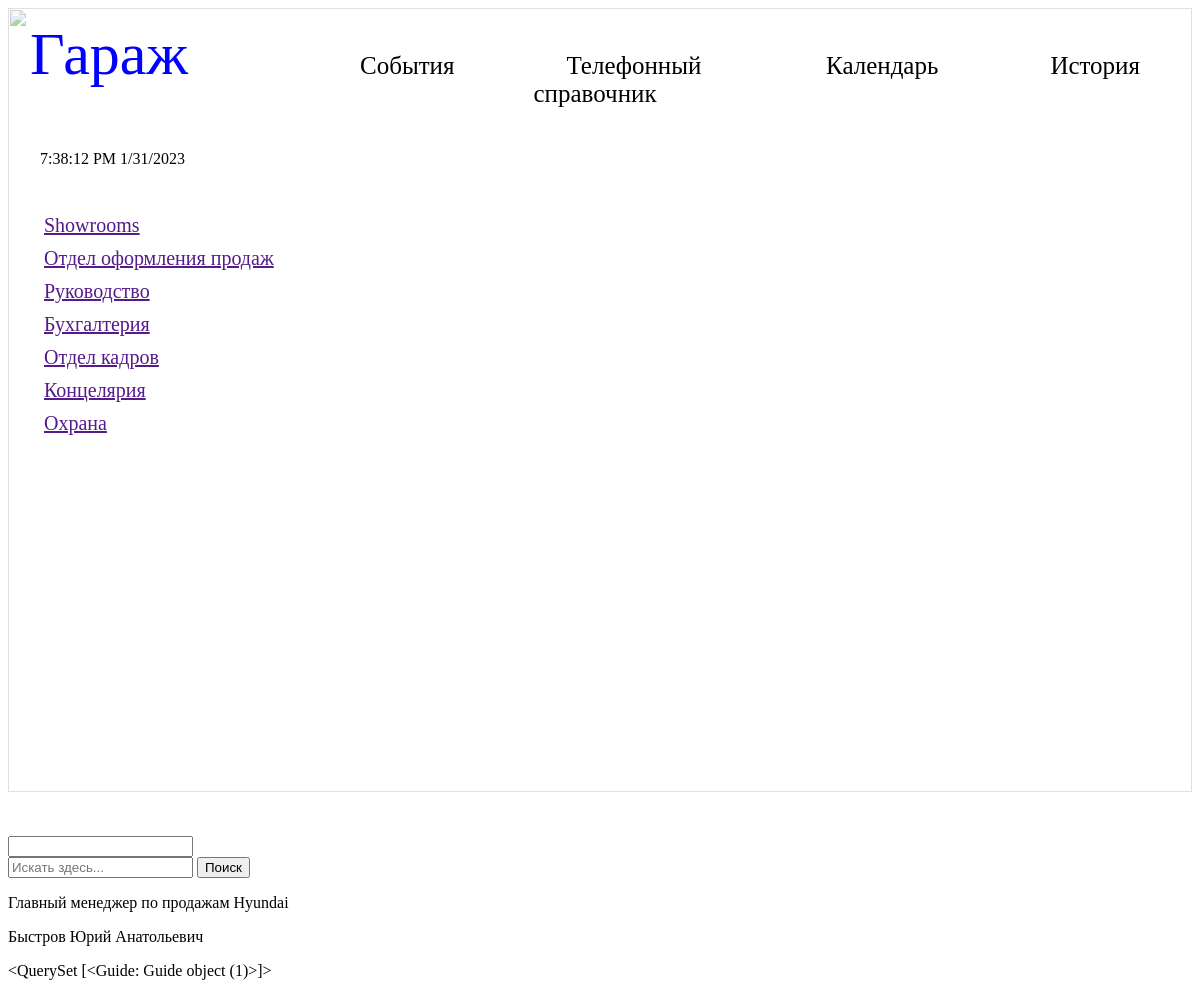
Screenshot of /mainpage/ with the database file from the repository.
### mainpage/models.py (models this page shows)
class Employee(models.Model):
    position = models.CharField(default='', max_length=1024)
    surname = models.CharField(default='', max_length=1024)
    name = models.CharField(default='', max_length=1024)
    fathername = models.CharField(default='', max_length=1024)
    birthdate = models.DateField()
    phone_working = models.IntegerField()
    phone_personal = models.IntegerField()
    email_working = models.CharField(default='', max_length=1024)

class Guide(models.Model):
    position = models.CharField(default='', max_length=1024)
    surname = models.CharField(default='', max_length=1024)
    name = models.CharField(default='', max_length=1024)
    fathername = models.CharField(default='', max_length=1024)
    birth_date = models.DateField()
    phone_working = models.IntegerField()
    phone_personal = models.IntegerField()
    email_working = models.CharField(default='', max_length=1024)

### mainpage/views.py (the view, shortened to what this page needs)
# urls.py: path('', views.index, name='sobytiya')
def index(request):
    employee = Employee.objects.all()
    context = {
        'nomer_okoshka': '9 и 3/4',
        'name': 'Гараж', # добавили для index.html
        'employee': employee,
        'guide': Guide.objects.all(),
        'menu_one': [
            'События',
            'Телефонный справочник',
            'Календарь',
            'История'
        ]
    }
    return render(
        request,               #Запрос
        'mainpage/index.html', # путь к шаблону
        context                # подстановки словарь
    )

### mainpage/templates/mainpage/index.html (shortened to what this page needs)
{% load static %}
<form action="{% url 'sobytiya' %}" method="post">
    <link href="{% static 'mainpage/css/index.css' %}" rel="stylesheet" type="text/css" />
<div class="start">
    <div class="time1" id="timer1"></div>
    <span class="img_glavnaya"><img src="https://18onlygame.ru/wp-content/uploads/0/3/4/034cf2ed5b44285586c8d29f5ecfcf8b.jpeg" width="100%"></span>
    <header>
        <p><span class="header1">Гараж</span></p>
        <nav>
            <ul class="menu1">
                {% for nazvanie in menu_one %}
                <li><a href="">{{nazvanie}}</a></li>
                {% endfor %}
            </ul>
            <ul class="menu2">
                <li><a href="">Showrooms</a></li>
                <li><a href="">Отдел оформления продаж</a></li>
                <li><a href="">Руководство</a></li>
                <li><a href="">Бухгалтерия</a></li>
                <li><a href="">Отдел кадров</a></li>
                <li><a href="">Концелярия</a></li>
                <li><a href="">Охрана</a></li>
            </ul>
        </nav>
    </header>
    <div class="sobytia">
        <div class="com">
            <pre>
            </pre>
        </div>
        <input type="text" name="" id="">
    </div>
    <form class="search">
        <input type="text" placeholder="Искать здесь..."> </input>
        <input type="button" value="Поиск" onclick="cry()"> </input>
    </form>
</div>
</form>
{% for user in employee %}
<p>{{user.position}}</p>
<p>{{user.surname}} {{user.name}} {{user.fathername}}</p>
{% endfor %}
<p>{{guide}}</p>

### static/mainpage/css/index.css (style rules this page uses)
.img_glavnaya { position: relative; width: 100%; height: 100%; filter: alpha(Opacity=50); opacity: 0.5; }
.header1 { color: #0000FF; font-size: 60px; font-family: Brush Script MT, Brush Script Std, cursive; position: absolute; top: 20px; left: 30px; width: 100%; }
ul.menu1 { display: flex; list-style-type: none; margin: 0; padding: 4px; position: absolute; top: 45px; left: 300px; }
ul.menu1 li { margin-right: 5px; margin: 0 20px; padding: 3px; font-size: 25px; font-family: Times, Times New Roman, serif; }
ul.menu1 a { text-decoration: none; color: black; margin-right: 5px; margin: 0 30px; padding: 3px; }
ul.menu2 { margin: 0; padding: 4px; list-style-type: none; position: absolute; top: 200px; left: 40px; }
ul.menu2 li { margin: 10px 0; font-size: 20px; }
.time1 { color: black; position: absolute; top: 150px; left: 40px; }

### rows the page displays
Employee: position "Главный менеджер по продажам Hyundai", surname "Быстров", name "Юрий", fathername "Анатольевич"
Guide: id "<QuerySet [<Guide: Guide object (1)>]>"

### other values shown
{{ nazvanie }} "События" "Телефонный справочник" "Календарь" "История"
